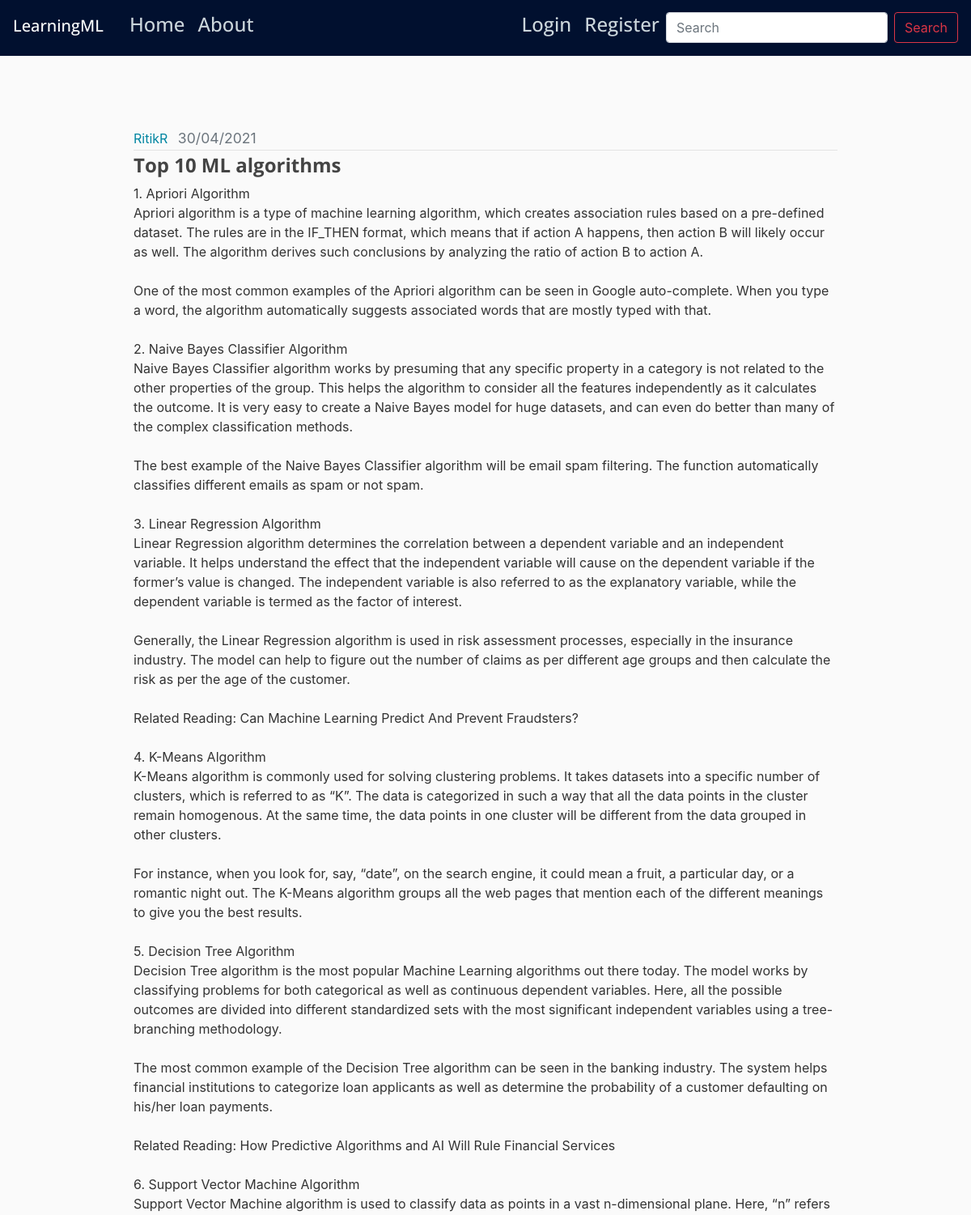
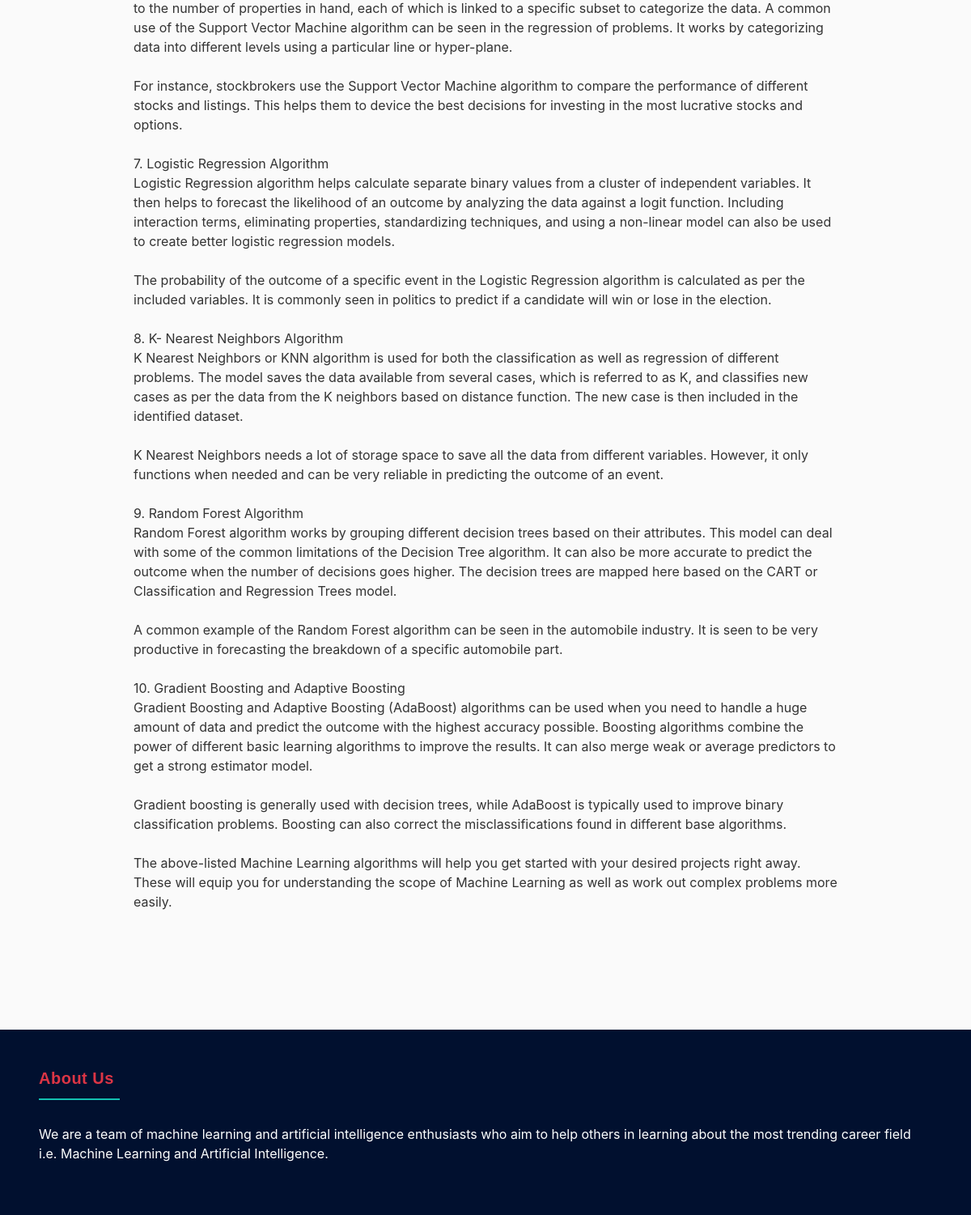
Page /post/13 on the committed database (2 pictures, top to bottom).
### main/models.py (models this page shows, shortened)
class User(db.Model, UserMixin):
    id = Column(Integer, primary_key=True)
    username = Column(String(20), unique=True, nullable=False)
    email = Column(String(120), unique=True, nullable=False)
    image_file = Column(String(20), nullable=False, default='default.jpg')
    password = Column(String(60), nullable=False)
    posts = relationship('Post', backref='author', lazy=True)

class Post(db.Model):
    id = Column(Integer, primary_key=True)
    title = Column(String(100), nullable=False)
    date_posted = Column(DateTime, nullable=False, default=datetime.utcnow)
    content = Column(Text, nullable=False)
    user_id = Column(Integer, ForeignKey('user.id'), nullable=False)

### main/posts/routes.py (the view)
@posts.route("/post/<int:post_id>")
def post(post_id):
    post = Post.query.get_or_404(post_id)
    return render_template('post.html', title=post.title, post=post)

### main/Templates/post.html (shortened to what this page needs)
{% extends "layout.html" %}
{% block  content%}
<div style="margin-top:3rem; padding:100px">
    <article class="media content-section">
      <div class="media-body">
        <div class="article-metadata">
          <a class="mr-2" href="{{ url_for('users.user_posts', username=post.author.username) }}">{{ post.author.username }}</a>
          <small class="text-muted">{{ post.date_posted.strftime('%d/%m/%Y') }}</small>
        </div>
        <h2 class="article-title" >{{ post.title }}</h2>
        <p class="article-content">{{ post.content }}</p>
      </div>
    </article>
</div>
{% endblock content%}

### main/static/main.css (style rules this page uses)
:root { --blue: #007bff; --indigo: #6610f2; --purple: #6f42c1; --pink: #e83e8c; --red: #dc3545; --orange: #fd7e14; --yellow: #ffc107; --green: #28a745; --teal: #0085A1; --cyan: #17a2b8; --white: #fff; --gray: #6c757d; --gray-dark: #343a40; --primary: #0085A1; --secondary: #6c757d; --success: #28a745; --info: #17a2b8; --warning: #ffc107; --danger: #dc3545; --light: #f8f9fa; --dark: #343a40; --breakpoint-xs: 0; --breakpoint-sm: 576px; --breakpoint-md: 768px; --breakpoint-lg: 992px; --breakpoint-xl: 1200px; --font-family-sans-serif: -apple-system, BlinkMacSystemFont, "Segoe UI", Roboto, "Helvetica Neue", Arial, "Noto Sans", "Liberation Sans", sans-serif, "Apple Color Emoji", "Segoe UI Emoji", "Segoe UI Symbol", "Noto Color Emoji"; --font-family-monospace: SFMono-Regular, Menlo, Monaco, Consolas, "Liberation Mono", "Courier New", monospace; }
*, *::before, *::after { box-sizing: border-box; }
html { font-family: sans-serif; line-height: 1.15; -webkit-text-size-adjust: 100%; -webkit-tap-highlight-color: rgba(0, 0, 0, 0); }
article, aside, figcaption, figure, footer, header, hgroup, main, nav, section { display: block; }
h1, h2, h3, h4, h5, h6 { margin-top: 0; margin-bottom: 0.5rem; }
p { margin-top: 0; margin-bottom: 1rem; }
small { font-size: 110%; }
a { color: #0085A1; text-decoration: none; background-color: transparent; }
h1, h2, h3, h4, h5, h6, .h1, .h2, .h3, .h4, .h5, .h6 { margin-bottom: 0.5rem; font-family: "Open Sans", -apple-system, BlinkMacSystemFont, "Segoe UI", Roboto, "Helvetica Neue", Arial, sans-serif, "Apple Color Emoji", "Segoe UI Emoji", "Segoe UI Symbol", "Noto Color Emoji"; font-weight: 500; line-height: 1.2; }
h2, .h2 { font-size: 2rem; }
small, .small { font-size: 110%; font-weight: 400; }
body { background: #fafafa; color: #333333; }
h1, h2, h3, h4, h5, h6 { color: #444444; }
.content-section { background: #fffffh; padding: 10px 20px; border-radius: 3px; margin-bottom: 20px; }
.article-title { color: #444444; font-weight: 700; font-size: x-large; }
.article-content { white-space: pre-line; font-size: medium; }
.article-metadata { padding-bottom: 1px; margin-bottom: 4px; border-bottom: 1px solid #e3e3e3 }

### rows in the picture
User: author.username "RitikR"
Post: date_posted "30/04/2021", title "Top 10 ML algorithms", content "1. Apriori Algorithm Apriori algorithm is a type of machine learning algorithm, which creates association rules based on a pre-defined dataset. The rules are in the IF_THEN format, which means that if action A happens, then action B will likely occur as well. The algorithm derives such conclusions by analyzing the ratio of action B to action A. One of the most common examples of the Apriori algorithm can be seen in Google auto-complete. When you type a word, the algorithm automatically suggests associated words that are mostly typed with that. 2. Naive Bayes Classifier Algorithm Naive Bayes Classifier algorithm works by presuming that any specific property in a category is not related to…"
